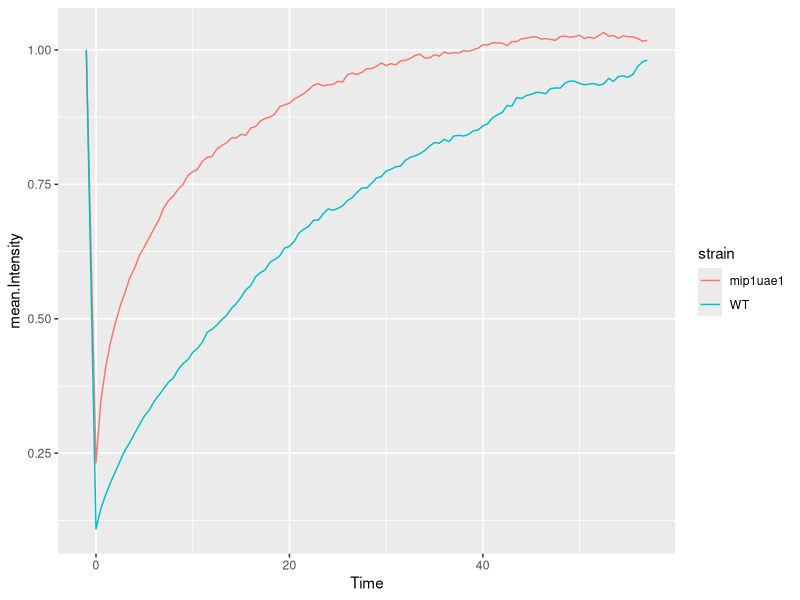
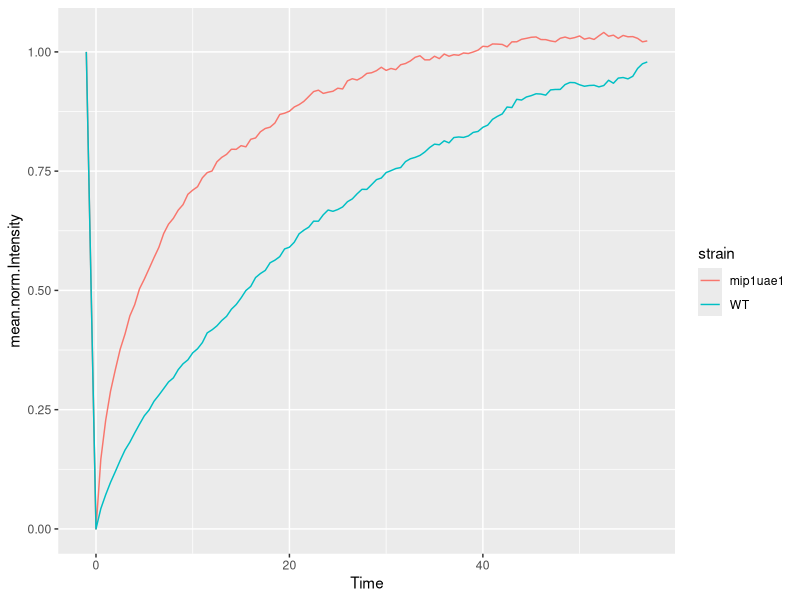
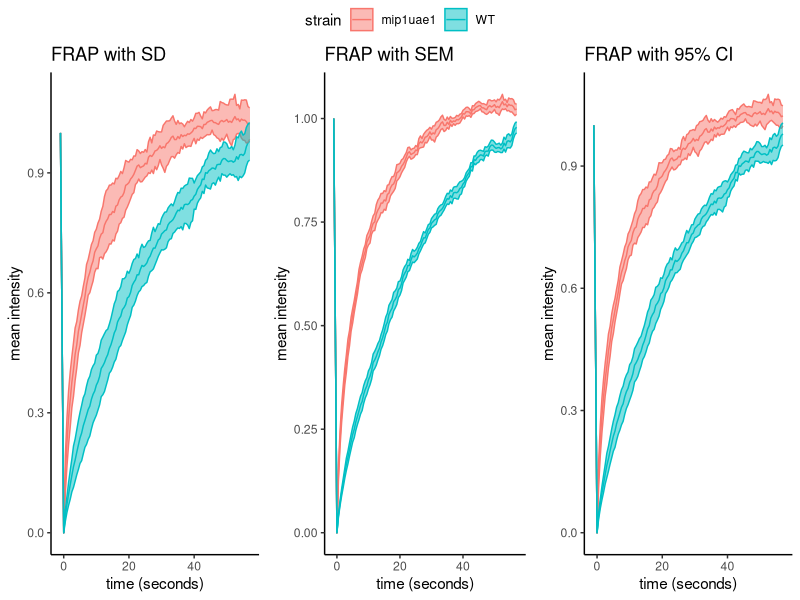
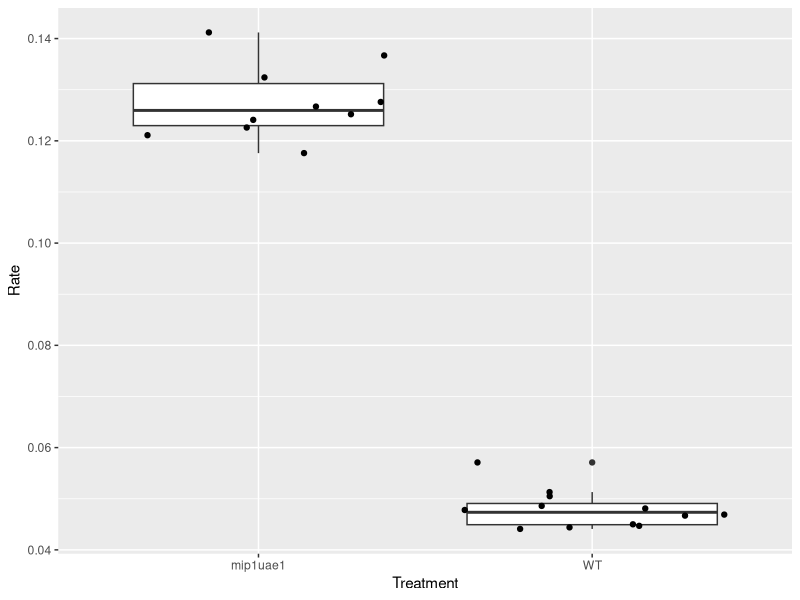
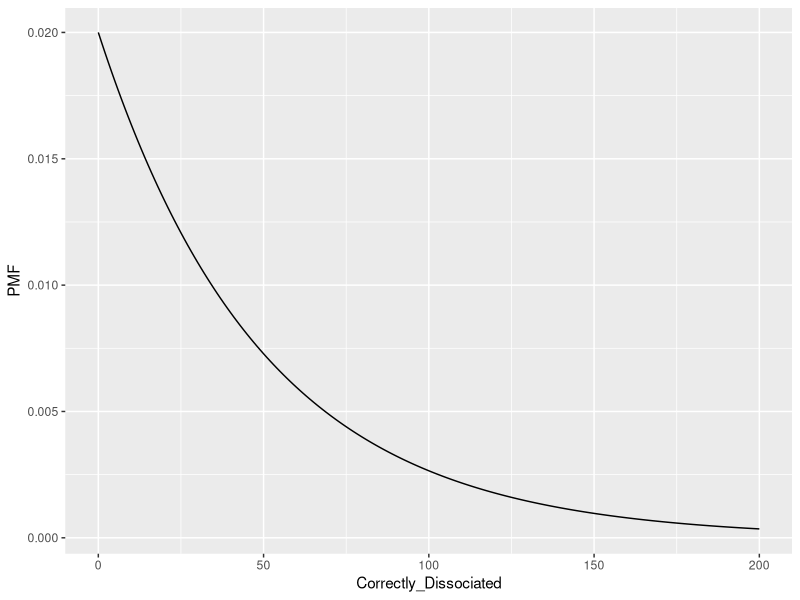
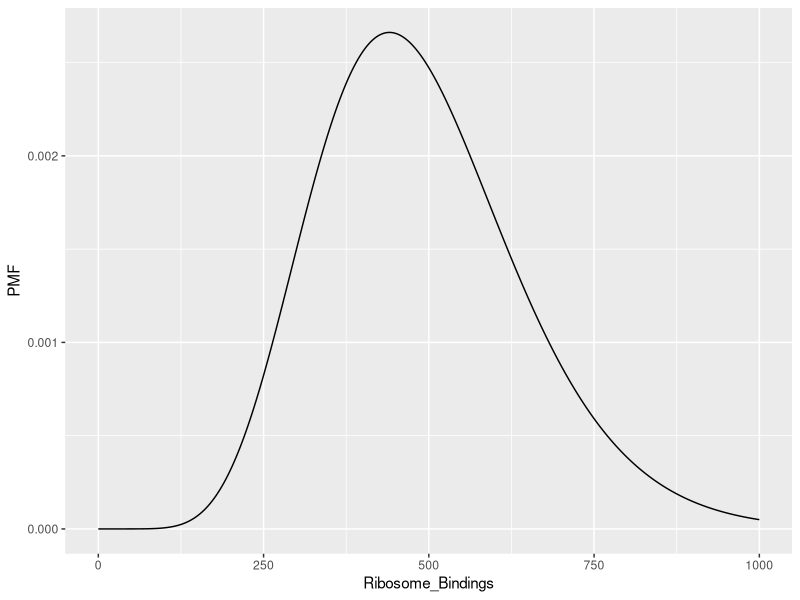
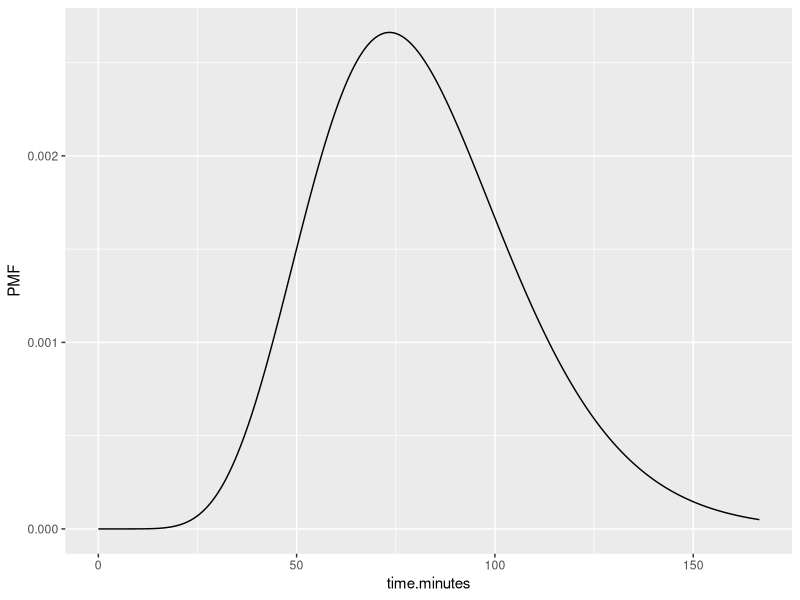
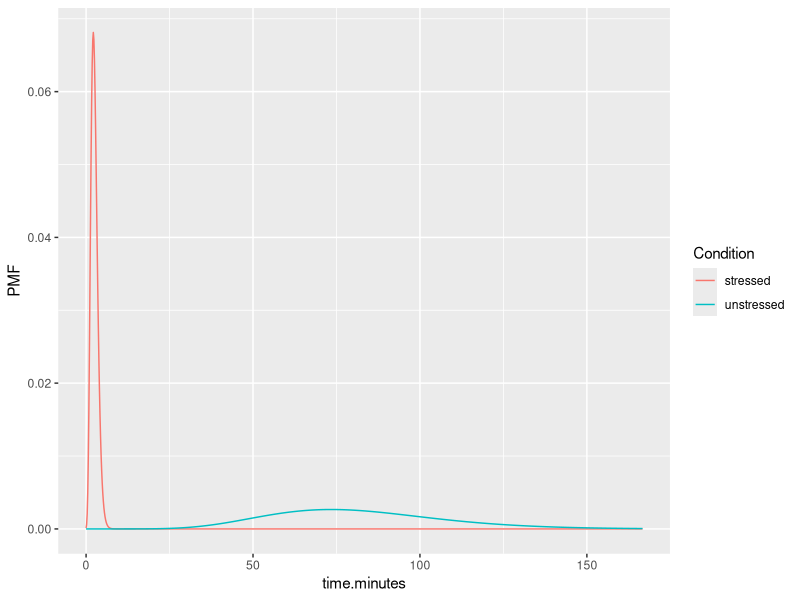

The R script that drew these images, in order:
## ---- chunk 1
knitr::opts_chunk$set(echo = TRUE)
library(ggplot2)
library(dplyr)
library(ggpubr)
## ---- chunk 2
FRAP.data = read.csv("glh_frap.csv", stringsAsFactors = F)
head(FRAP.data)
## ---- chunk 3
# summary table
frap.summary = FRAP.data %>% 
  group_by(strain) %>% group_by(Time, .add = TRUE) %>% 
  summarise(mean.Intensity = mean(Intensity), .groups = "keep" )
head(frap.summary)
# View(frap.summary)
frap.summary
# plot
ggplot(data = frap.summary,
       mapping = aes(x=Time,
                     y=mean.Intensity,
                     col = strain)) +
  geom_line()
## ---- chunk 4
# normalization function
norm.fun = function(data) {
  new.data = (data-min(data)) / (1-min(data))
  return(new.data)
}

## ---- chunk 5
# add normalized intensity column
FRAP.data.norm = FRAP.data %>%
  group_by( strain) %>%  group_by(rep, .add = T) %>%
  mutate(norm.Intensity =  norm.fun(Intensity) )
head(FRAP.data.norm)
View(FRAP.data.norm)
## ---- chunk 6
# summary table
frap.summary.norm = FRAP.data.norm %>% 
  group_by(strain) %>% group_by(Time, .add = TRUE) %>% 
  summarise(mean.norm.Intensity = mean(norm.Intensity), .groups = "keep" )
head(frap.summary)
# View(frap.summary)
frap.summary.norm
# plot
ggplot(data = frap.summary.norm,
       mapping = aes(x=Time,
                     y=mean.norm.Intensity,
                     col = strain)) +
  geom_line()

## ---- chunk 7
frap.summary.norm.new = FRAP.data.norm %>% 
  group_by(strain) %>% group_by(Time, .add = TRUE) %>%
  summarise(i.mean = mean(norm.Intensity) ,
            i.sd   = sd(norm.Intensity) ,
            i.se   = i.sd / sqrt(max(rep)),
            rep    = length(rep) )
head(frap.summary.norm.new)
# View(frap.norm.summary)
## ---- chunk 8
# SD.upper and SD.lower
frap.summary.norm.wstats = frap.summary.norm.new %>% mutate( SD.upper =  (i.mean + i.sd),
                                                             SD.lower = (i.mean - i.sd),
                                                             SE.upper = (i.mean + i.se),
                                                             SE.lower = (i.mean - i.se),
                                                             CI.upper = (i.mean + 2*i.se),
                                                             CI.lower = (i.mean - 2*i.se))

head(frap.summary.norm.wstats)
#View(frap.summary.norm.wstats)
## ---- chunk 9
# SD plot
sd.plot = ggplot(data = frap.summary.norm.wstats,
                 mapping = aes(x=Time,
                     y=i.mean,
                     col = strain)) +
  geom_line() +
  geom_ribbon(aes(ymin = SD.lower,
                     ymax = SD.upper,
                     fill = strain),
               alpha = 0.5) +
  theme_classic() +
  ggtitle("FRAP with SD") +
  labs( x = "time (seconds)", 
        y = "mean intensity")

# SEM plot
se.plot = ggplot(data = frap.summary.norm.wstats,
                 mapping = aes(x=Time,
                     y=i.mean,
                     col = strain)) +
  geom_line() +
  geom_ribbon(aes(ymin = SE.lower,
                     ymax = SE.upper,
                     fill = strain),
               alpha = 0.5) +
  theme_classic() +
  ggtitle("FRAP with SEM") +
  labs( x = "time (seconds)", 
        y = "mean intensity")

# 95%CI plot
ci.plot = ggplot(data = frap.summary.norm.wstats,
                 mapping = aes(x=Time,
                     y=i.mean,
                     col = strain)) +
  geom_line() +
  geom_ribbon(aes(ymin = CI.lower,
                     ymax = CI.upper,
                     fill = strain),
               alpha = 0.5) +
  theme_classic() +
  ggtitle("FRAP with 95% CI") +
  labs( x = "time (seconds)", 
        y = "mean intensity")

ggarrange(sd.plot, se.plot, ci.plot, nrow=1, common.legend=TRUE)
## ---- chunk 10
# load FRAP rates
frap.rates = read.csv("rates_glh.csv") %>% group_by(Treatment)
# make the plot
ggplot(data = frap.rates,
       mapping = aes(x = Treatment,
                     y = Rate)) +
  geom_boxplot() +
  geom_jitter(height = 0)
## ---- chunk 11
# get WT and mutant rates separately
wt.rate = frap.rates[1:12,4]
mut.rate = frap.rates[13:22,4]

# test for significance
t.test(wt.rate, mut.rate)
## ---- chunk 12
# Create the "ideal" NB probability mass function over the range x=0:200.
atf4.unstressed.pmf <- dnbinom(0:200, 1, 0.02)

# Create a data frame with two columns: the range vector, and
# the corresponding PMF values.
atf4.unstressed.pmf.df <- data.frame(PMF = atf4.unstressed.pmf,
                                     Correctly_Dissociated = 0:200 )

# Make a density plot (the range goes on the x-axis, the density goes on the y-axis).
ggplot( data = atf4.unstressed.pmf.df,
        mapping = aes(x = Correctly_Dissociated,
                      y = PMF)) +
  geom_line()

## ---- chunk 13
# Create the probability mass function over the range 0:1000 (ribosome bindings)
# for r=10 "successes"
atf4.response.activation.pmf <- dnbinom(0:1000, 10, 0.02)

# Create a data.frame with the data
atf4.response.activation.pmf.df = data.frame(
  PMF = atf4.response.activation.pmf , 
  Ribosome_Bindings = 0:1000 )

# Make a density plot 
ggplot( data = atf4.response.activation.pmf.df,
        mapping = aes(x = Ribosome_Bindings,
                      y = PMF)) +
  geom_line()
## ---- chunk 14
# Add a Time column to this data frame giving the number of minutes to activation.
atf4.response.activation.pmf.df = atf4.response.activation.pmf.df %>% mutate(time.minutes = Ribosome_Bindings*10/60)

# Make a density plot of the TIME to activate the response
# (time goes on the x-axis, density goes on the y-axis).

ggplot( data = atf4.response.activation.pmf.df,
        mapping = aes(x = time.minutes,
                      y = PMF)) +
  geom_line()
     
## ---- chunk 15
# First, add a 'Condition' column to the "activated" data frame and set it to
# "Unstressed"
atf4.response.activation.pmf.df.new = atf4.response.activation.pmf.df %>% mutate(Condition = "unstressed")

# Create the PMF for the stressed condition over the range 0:1000 ribosome bindings
stressed.PMF = dnbinom(0:1000, 10, 0.4)

# Create a data.frame with the data for the stressed condition.
# Add columns for Ribosome_Bindings, Time, and Condition.
stressed.PMF.df = data.frame(
  PMF = stressed.PMF , 
  Ribosome_Bindings = 0:1000) %>% mutate(
  time.minutes = Ribosome_Bindings*10/60,
  Condition = "stressed")

# Row bind the unstressed and stressed data to create a full data set.
stressed.unstressed.df= rbind(atf4.response.activation.pmf.df.new, stressed.PMF.df)

# Make a combined density plot with 'Time' as the independent variable, and
# map the color to Condition.
ggplot(data = stressed.unstressed.df,
       mapping = aes(x = time.minutes,
                     y = PMF,
                     col = Condition)) +
  geom_line()
